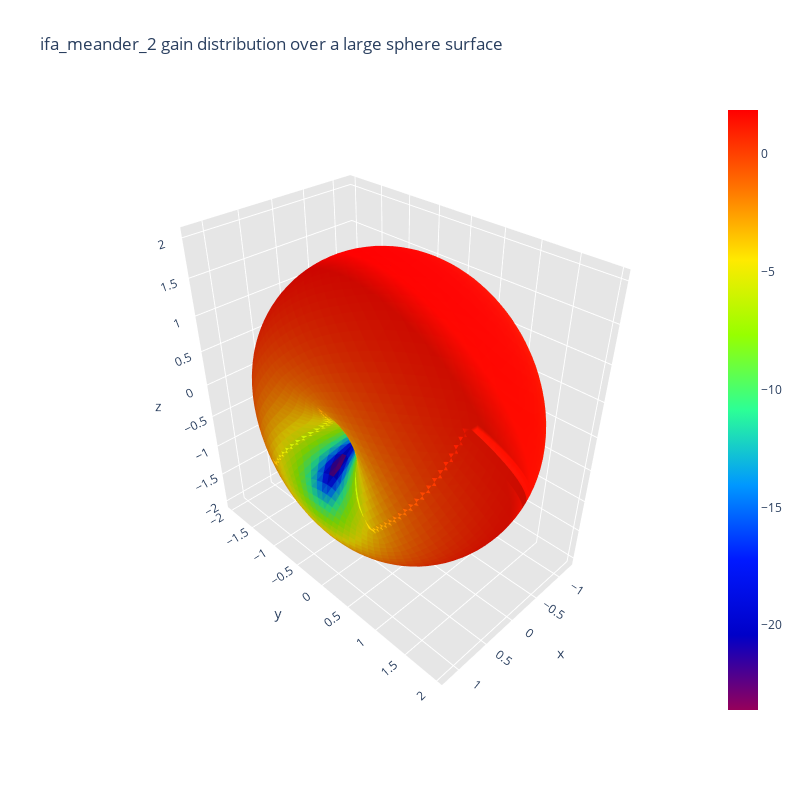

Notebook code for this chart:
### Code cell
# Étape 2 : Distribution de l'intensité du rayonnement sur une sphère
from efield.efield2 import radiation_intensity_distribution_over_sphere_surface
from efield.efield3 import antenna_directivity_pattern

# Maillage dense pour une sphère utilisée dans les calculs de rayonnement
filename_sphere_dense = '../../data/sphere_mesh/sphere_dense.mat'

ifa_meander_mesh2_mat = 'data/antennas_mesh2/ifa_meander_2_mesh2.mat'
ifa_meander_current_mat = 'data/antennas_current/ifa_meander_2_current.mat'
ifa_meander_gain_power_mat = 'data/antennas_gain_power/ifa_meander_2_gain_power.mat'

print("Calculating radiation intensity distribution over sphere surface...")
radiation_intensity_distribution_over_sphere_surface(ifa_meander_mesh2_mat, ifa_meander_current_mat, filename_sphere_dense, radiation=True)

# Étape 3 : Génération du diagramme de directivité
print("Generating antenna directivity pattern...")
antenna_directivity_pattern(ifa_meander_mesh2_mat, ifa_meander_current_mat, ifa_meander_gain_power_mat, radiation=True)

### Figure 1 — Plotly figure (JSON) as saved in the notebook; plotly's stock layout.template omitted (floating-point values rounded to 4 significant figures; data arrays with more than 128 entries replaced by an {"elided": "..."} marker saying what was removed)
{"data": [{"facecolor": {"elided": "8000 str values"}, "i": {"elided": "8000 int values"}, "j": {"elided": "8000 int values"}, "k": {"elided": "8000 int values"}, "name": "", "type": "mesh3d", "x": {"elided": "4002 float values"}, "y": {"elided": "4002 float values"}, "z": {"elided": "4002 float values"}}, {"hoverinfo": "none", "marker": {"color": [-23.6, 1.878], "colorscale": [[0, "rgb(150, 0, 90)"], [0.125, "rgb(0, 0, 200)"], [0.25, "rgb(0, 25, 255)"], [0.375, "rgb(0, 152, 255)"], [0.5, "rgb(44, 255, 150)"], [0.625, "rgb(151, 255, 0)"], [0.75, "rgb(255, 234, 0)"], [0.875, "rgb(255, 111, 0)"], [1, "rgb(255, 0, 0)"]], "showscale": true, "size": 0.1}, "mode": "markers", "showlegend": false, "type": "scatter3d", "x": [0.1233], "y": [0.08959], "z": [1.99]}], "layout": {"height": 800, "scene": {"aspectratio": {"x": 0.6097, "y": 0.9823, "z": 1}, "xaxis": {"backgroundcolor": "rgb(230, 230, 230)", "gridcolor": "rgb(255, 255, 255)", "showbackground": true, "zerolinecolor": "rgb(255, 255, 255)"}, "yaxis": {"backgroundcolor": "rgb(230, 230, 230)", "gridcolor": "rgb(255, 255, 255)", "showbackground": true, "zerolinecolor": "rgb(255, 255, 255)"}, "zaxis": {"backgroundcolor": "rgb(230, 230, 230)", "gridcolor": "rgb(255, 255, 255)", "showbackground": true, "zerolinecolor": "rgb(255, 255, 255)"}}, "title": {"text": "ifa_meander_2 gain distribution over a large sphere surface"}, "width": 800}}
